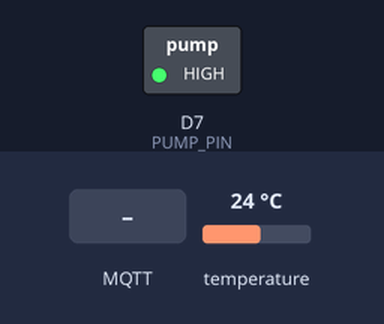
Recording of a sketch running on a simulated ESP8266 (NodeMCU). On the bench: switched loads named in the sketch (green lamp = pin HIGH). Inputs (shaded band) come from the test bench; at power-on: temperature 24 °C. WiFi joins after 1.5 s; servers stay silent unless stated; no MQTT or app messages arrive unless stated.

Above: at 2.7 s.
2.8 s: MQTT message "activate_pump" arrives on the first subscribed topic
At 3.5 s:
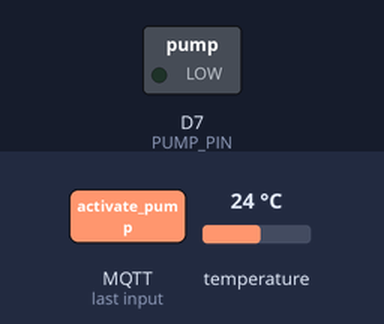
4.3 s: MQTT message "1" arrives on the first subscribed topic
At 6.5 s:
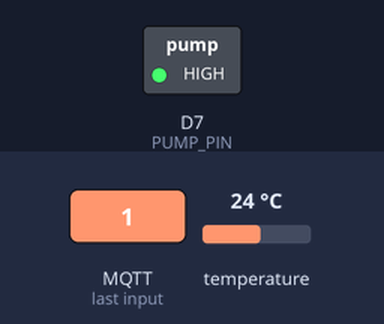
Timing chart, 0 to 8.0 s (numbered marks = the images above; inputs shaded):
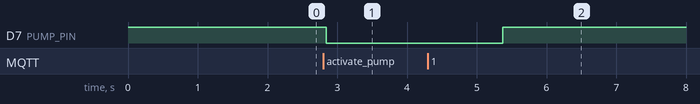

The sketch:

deposit.ino
```cpp
#include <ESP8266WiFi.h>
#include <PubSubClient.h>
#include <ArduinoJson.h>
#include <OneWire.h>
#include <DallasTemperature.h>

#define  PUMP_PIN D7
#define  BUS_TEMP_PIN D2


// WiFi and MQTT broker configuration
const char* ssid = "WiFi-PFG";
const char* password = "********";
const char* mqttServer = "192.168.4.1"; // Static IP address for RPi

WiFiClient espClient;
PubSubClient client(espClient);

OneWire oneWire(BUS_TEMP_PIN);
DallasTemperature waterTempSensor(&oneWire);

float waterTemp = 0.0;
int pump = 0;
long rssi; // in dBm


void setup() {
  pinMode(PUMP_PIN, OUTPUT);
  digitalWrite(PUMP_PIN, HIGH);

  Serial.begin(9600);

  config_wifi();
  client.setServer(mqttServer, 1883);
  client.setCallback(callback);

  waterTempSensor.begin();
}


void config_wifi() {
  delay(10);
  WiFi.mode(WIFI_STA);
  WiFi.begin(ssid, password);

  while (WiFi.status() != WL_CONNECTED) {
    delay(500);
  }

}


void callback(char* topic, byte* payload, unsigned int length) {
  String msg = "";
  for (int i = 0; i < length; i++) {
    msg.concat((char)payload[i]);
  }
  if (msg == "activate_pump") {
     pump= 100;
     digitalWrite(PUMP_PIN, LOW);
  }
  else { // turn off pump
    pump= 0;
    digitalWrite(PUMP_PIN, HIGH);
  }
  sendMQTT();
}

void sendMQTT(){
  rssi = WiFi.RSSI() ;

  StaticJsonDocument<125> msg;
  msg["id"] = "deposit";
  msg["signal"]= rssi;
  JsonObject measurements  = msg.createNestedObject("values");
  measurements["waterTemp"] = waterTemp;
  measurements["pump"] = pump;

  char JSONmsgBuffer[125];
  serializeJson(msg,JSONmsgBuffer);

  client.publish("greenhouse1/estate/deposit", JSONmsgBuffer, true);// (topic, payload, retained)

}


void reconnect() {
  while (!client.connected()) {
    if (client.connect("deposit", "greenhouse1/estate/deposit", 2, true, "{\"id\":\"deposit\",\"signal\":\"disconnected\"}")) {
      client.subscribe("greenhouse1/control/deposit");
    } else {
      delay(5000);
    }
  }
}


float read_water_temp()
{
   waterTempSensor.requestTemperatures();
   // as it is a communication bus it takes the value of the first IC in the wire
   return round(waterTempSensor.getTempCByIndex(0) * 10) / 10;// round to one decimal
}


void loop() {

  if (!client.connected()) {
    reconnect();
  }
  client.loop();
  delay(500);
  float waterTempNow = read_water_temp();

  if (waterTempNow <= (waterTemp-0.5) || waterTempNow >= (waterTemp+0.5)) {
    waterTemp = waterTempNow;

    sendMQTT();
  }
}
```

Measured:
- after the input at 2.8 s, D7 (PUMP_PIN): HIGH → LOW at once
- after the input at 4.3 s, D7 (PUMP_PIN): LOW → HIGH after 1.1 s
